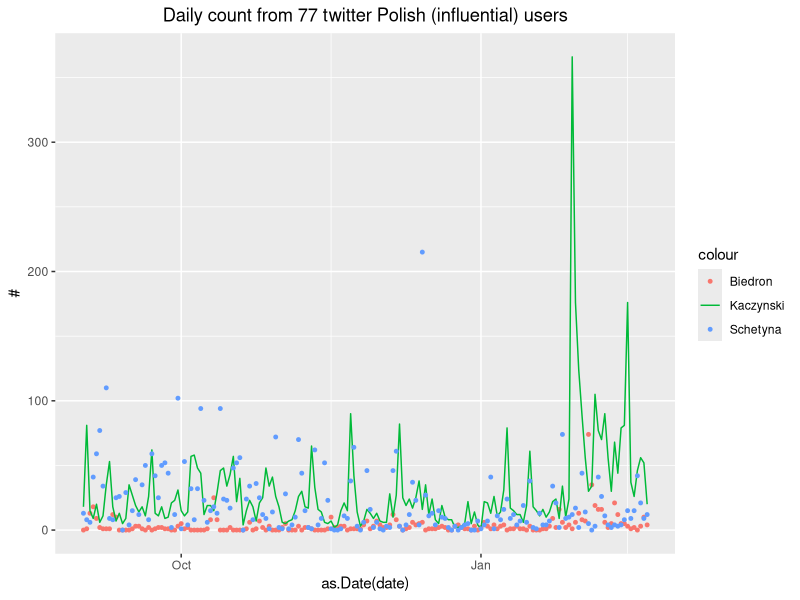
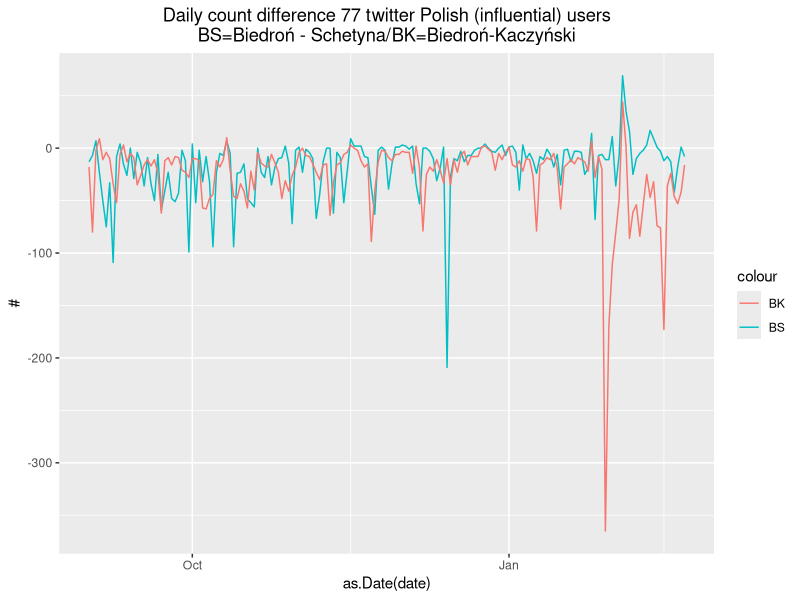

Here is the R script that generated these plots, in order:
require(ggplot2)
## GoogleTrend Walues for 'Biedroń' ....
## Time trend plotted as linear plot
d <- read.csv("biedronkaczynskischetyna.csv", sep = ';',  header=T, na.string="NA");
##d <- subset (d, (date > 20181115 ));

p <- ggplot(d, aes(x = as.Date(date) )) +
  geom_point(aes(y = Biedron, colour = 'Biedron'), size=1) +
  geom_line(aes(y = Kaczynski, colour = 'Kaczynski'), size=.5) +
  geom_point(aes(y = Schetyna, colour = 'Schetyna'), size=1) +
  ylab(label="#") +
  ggtitle("Daily count from 77 twitter Polish (influential) users") +
  theme(plot.title = element_text(hjust = 0.5))

p

d["bs"] <- d["Biedron"] - d["Schetyna"];
d["bk"] <- d["Biedron"] - d["Kaczynski"];

p <- ggplot(d, aes(x = as.Date(date) )) +
  geom_line(aes(y = bs, colour = 'BS'), size=.5) +
  geom_line(aes(y = bk, colour = 'BK'), size=.5) +
  ylab(label="#") +
  ggtitle("Daily count difference 77 twitter Polish (influential) users\nBS=Biedroń - Schetyna/BK=Biedroń-Kaczyński") +
  theme(plot.title = element_text(hjust = 0.5))

p
